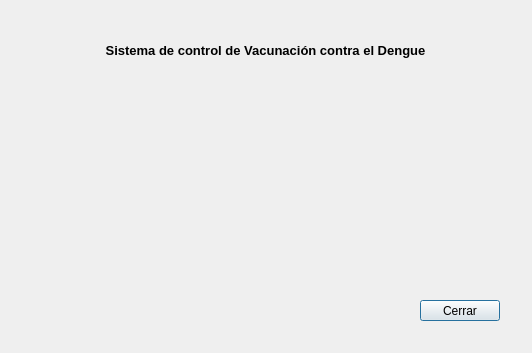
<?xml version="1.0" encoding="UTF-8"?>
<ui version="4.0">
 <class>aboutGui</class>
 <widget class="QDialog" name="aboutGui">
  <property name="geometry">
   <rect>
    <x>0</x>
    <y>0</y>
    <width>532</width>
    <height>353</height>
   </rect>
  </property>
  <property name="windowTitle">
   <string>Dialog</string>
  </property>
  <widget class="QLabel" name="label">
   <property name="geometry">
    <rect>
     <x>70</x>
     <y>40</y>
     <width>391</width>
     <height>20</height>
    </rect>
   </property>
   <property name="font">
    <font>
     <pointsize>10</pointsize>
     <weight>75</weight>
     <bold>true</bold>
    </font>
   </property>
   <property name="text">
    <string>Sistema de control de Vacunación contra el Dengue</string>
   </property>
   <property name="alignment">
    <set>Qt::AlignCenter</set>
   </property>
  </widget>
  <widget class="QPushButton" name="cmdClose">
   <property name="geometry">
    <rect>
     <x>420</x>
     <y>300</y>
     <width>80</width>
     <height>21</height>
    </rect>
   </property>
   <property name="text">
    <string>Cerrar</string>
   </property>
  </widget>
 </widget>
 <resources/>
 <connections/>
</ui>
